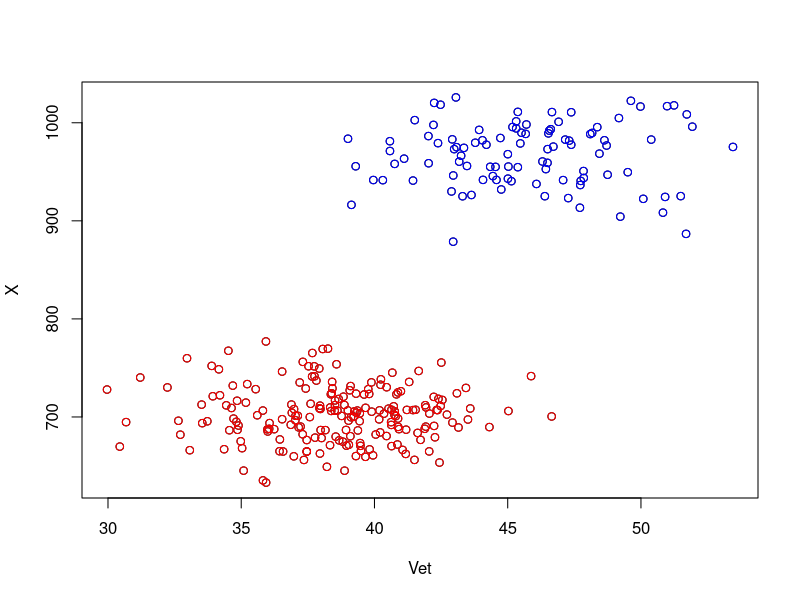
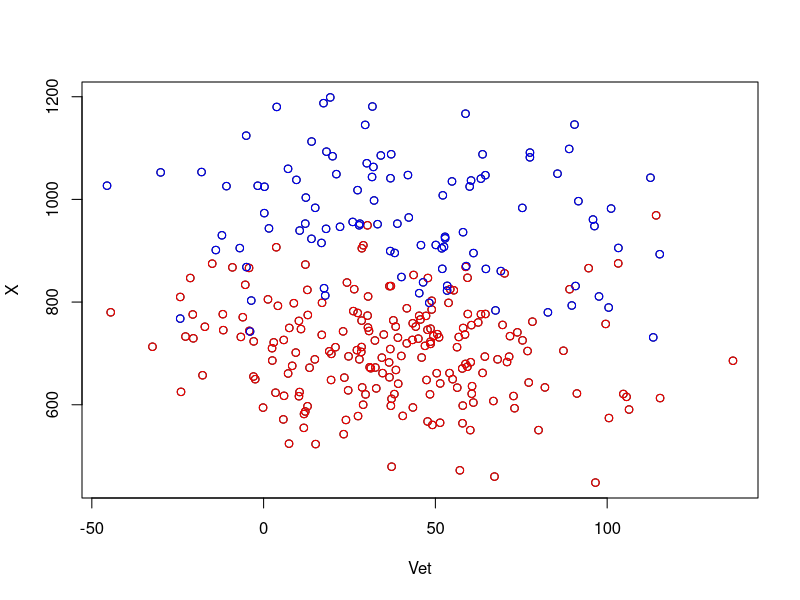
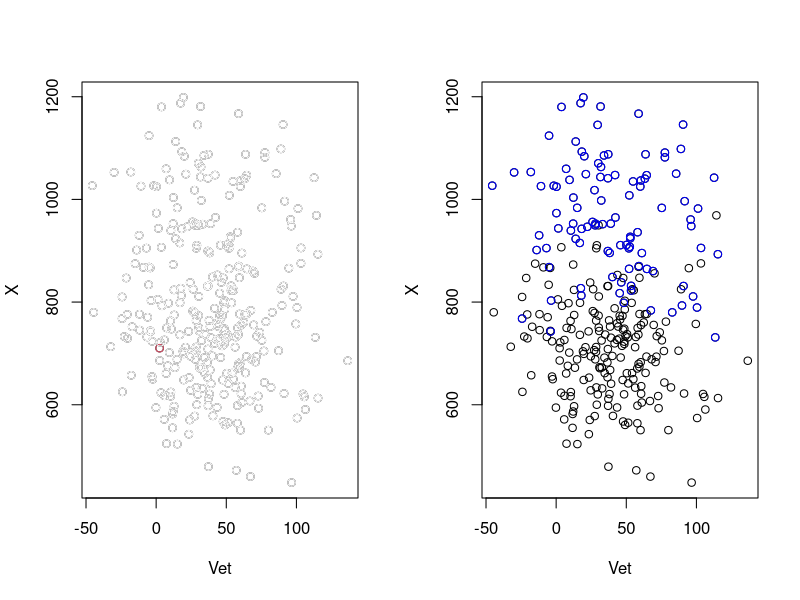

Recreate these plots in R, in order.
###### making a sample set #### 

doSample<-function(qnts, medias, desvios){
  Vet <- NULL
  n <- length(medias)
  for(i in 1:n){
    X = rnorm(qnts,medias[i],desvios[i])
    if(is.null(Vet)){
      Vet <- X
    }else{
      Vet = cbind(Vet,X)
    }
  }
  return(Vet)
}

# Two separate sample
q <- 200
m <- c(38.6,704.1)
d <- c(3,30)

vetNo <- doSample(q,m,d)

q <- 100
m <- c(45.5,973.8)
d <- c(3,30)

vetCa <- doSample(q,m,d)

vetSep <- rbind(vetNo, vetCa)
vetSep <- as.data.frame(vetSep)
#rm(vetNo,vetCa)

plot(vetSep, col = "black")
points(vetNo, col = "red", add = TRUE)
points(vetCa, col = "blue", add = TRUE)

# Two sample together
q <- 200
m <- c(38.6,704.1)
d <- c(30,100)

vetNo <- doSample(q,m,d)

q <- 100
m <- c(45.5,973.8)
d <- c(30,100)

vetCa <- doSample(q,m,d)

vetJun = rbind(vetNo, vetCa)
vetJun <- as.data.frame(vetJun)

plot(vetJun, col = "black")
points(vetNo, col = "red", add = TRUE)
points(vetCa, col = "blue", add = TRUE)

###### making  K-means ##############

# para teste
data <- vetSep
k <- 2
inter <- 10

#seleciona dois pontos aleatorios dentro da amostra
doCentralPoints <- function(data, k, d){
  a <- sample(1:dim(data)[1])
  centros <- data[a[1],]
  for(i in 1:(k-1)){
    centros <- rbind(centros, data[a[i+1],])
  }
  return(centros)
}

#calcula a media de cada posicao/dimensao de uma matriz
doMeans <- function(data){
  d<-dim(data)[2]
  med <- matrix(0,1,d)
  for(i in 1:d){
    med[1,i] <- mean(data[,i])
  }
  return(med)
}

#calcula a distancia euclidiana de dois pontos
dist <- function(pA, pB){
  tam = length(pA)
  s = 0
  for(i in 1:tam){
    s = s + (pA[i]-pB[i])**2
  }
  return(sqrt(s))
}

#calcula a matriz de distancia 

distMat <- function(vet){
  n = dim(vet)
  m = matrix(Inf,n[1],n[1])
  for(i in 1:n[1]){
    for(j in i:n[1]){
      if(i==j){
        m[i,j]<-Inf
      }else{
        m[i,j]<-dist(vet[i,],vet[j,])
        m[j,i]<-m[i,j]  
      }
    }
  }
  
  rownames(m)<-rownames(vet)
  colnames(m)<-rownames(vet)
  return(m)
}


#acha uma vetor que diz qual ponto eh mais perto de qual ponto
clust <- function(centros, data){
  l <- dim(data)[1]
  n <- as.integer(dim(centros)[1])
  grupo <- matrix(0,l,1)
  for(i in 1:l){
    i =1
    
    A <- data[i,]
    M <- rbind(as.matrix(centros),as.matrix(A))
    D <- distMat(M)
    indexMin <- which.min(D[n+1,])
    grupo[i,1] <- indexMin
  }
  return(grupo)
}

#meu kmeans 
meuKmean <- function(data, k , inter = 10){
  #achando a dimensao em que esta se trabalhando  
  d <- dim(data)[2]
  centros <- doCentralPoints(data,k,d)
  g <- clust(centros, data)
  for(i in 1:(inter-1)){
    for(j in 1:k){
      clu <- which(g==j)
      centro <- doMeans(data[clu,])
      if(j != 1){
        centrosNovos <- rbind(centro,centrosNovos)
      }else{
        centrosNovos <- centro   
      }
    }
    g <- clust(centrosNovos, data)
  }
  return(g)
}

b <- meuKmean(vetJun, 2)
par(mfrow = c(1, 2))
plot(vetJun, col = "black")
points(vetJun, col = b)

plot(vetJun, col = "black")
points(vetCa, col = "blue")










